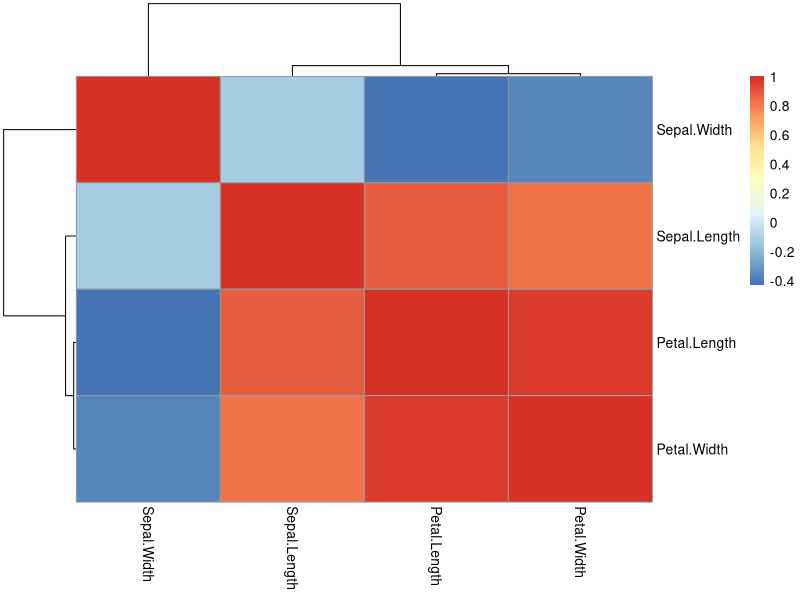
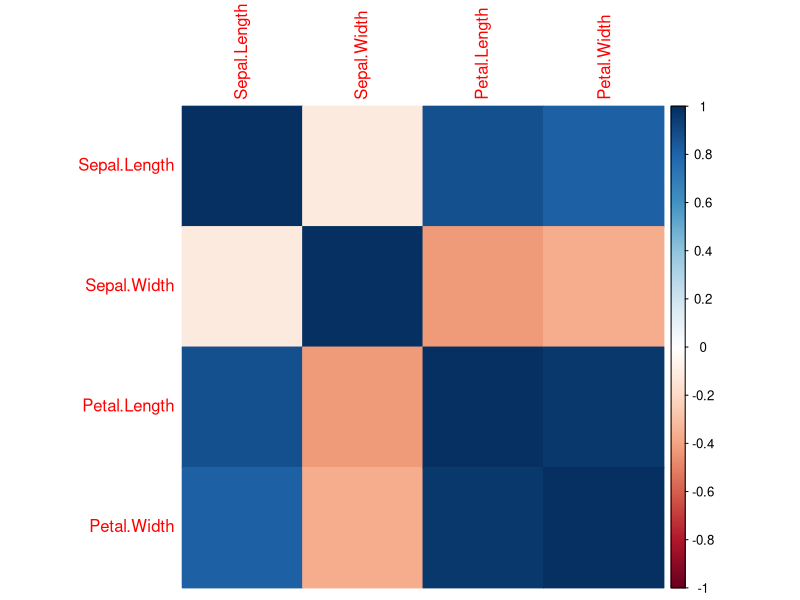
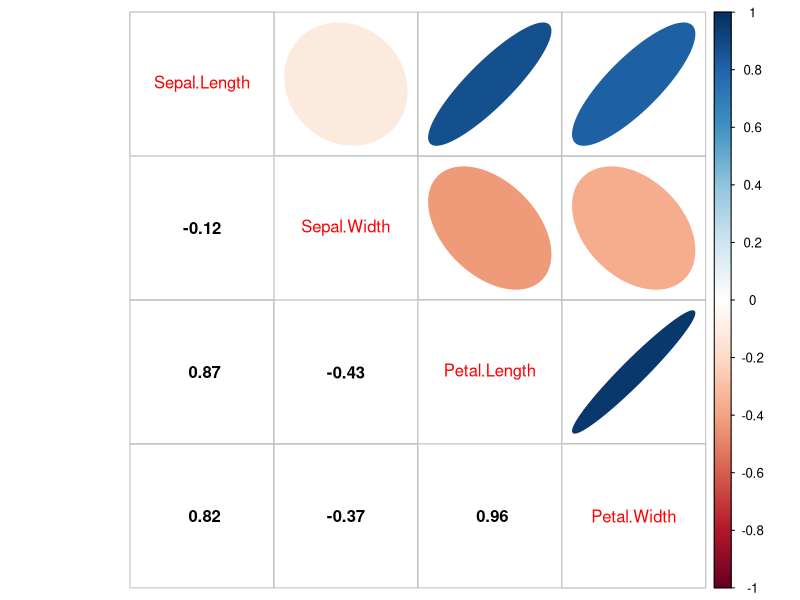
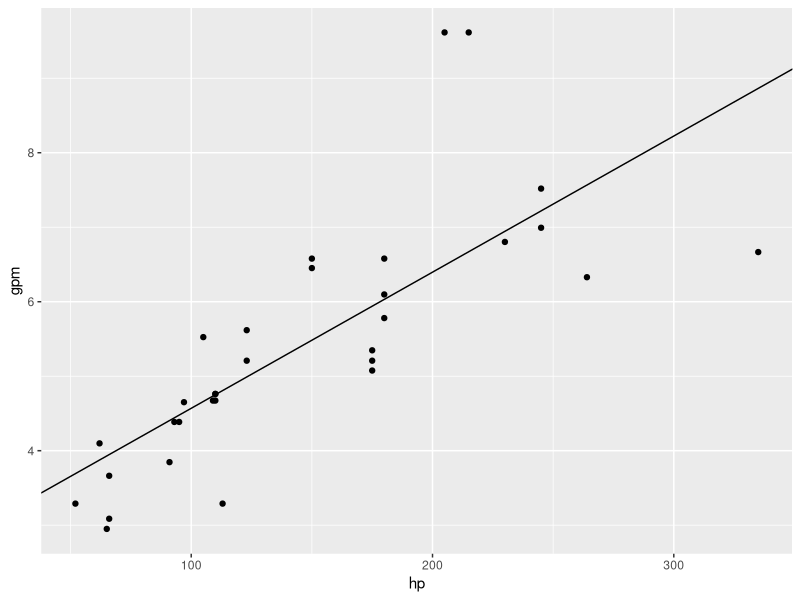
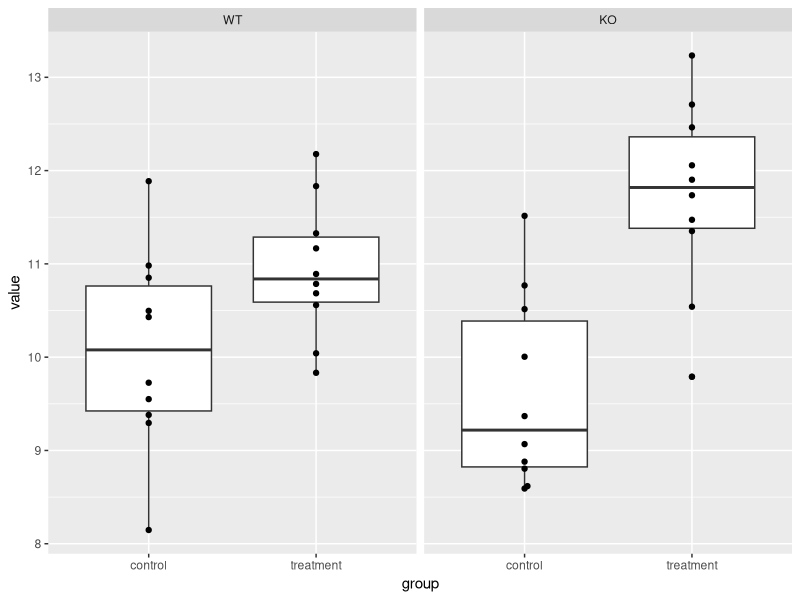
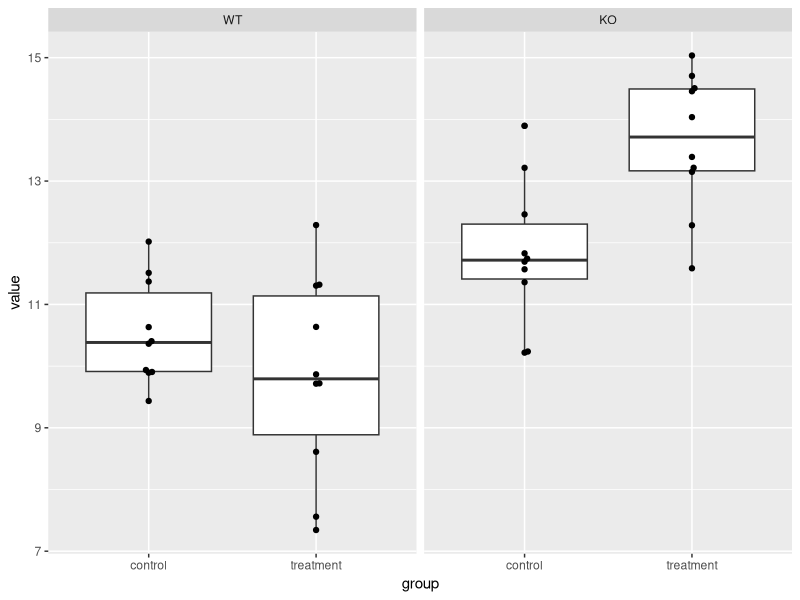
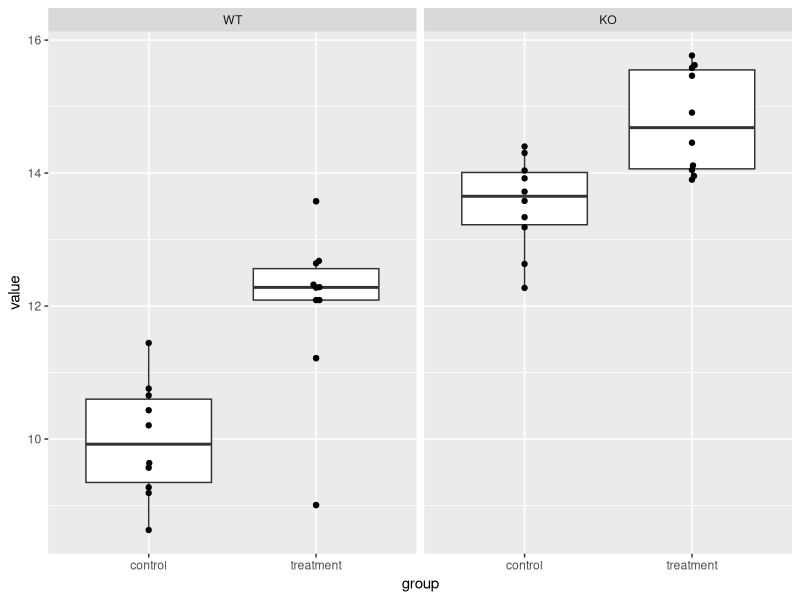
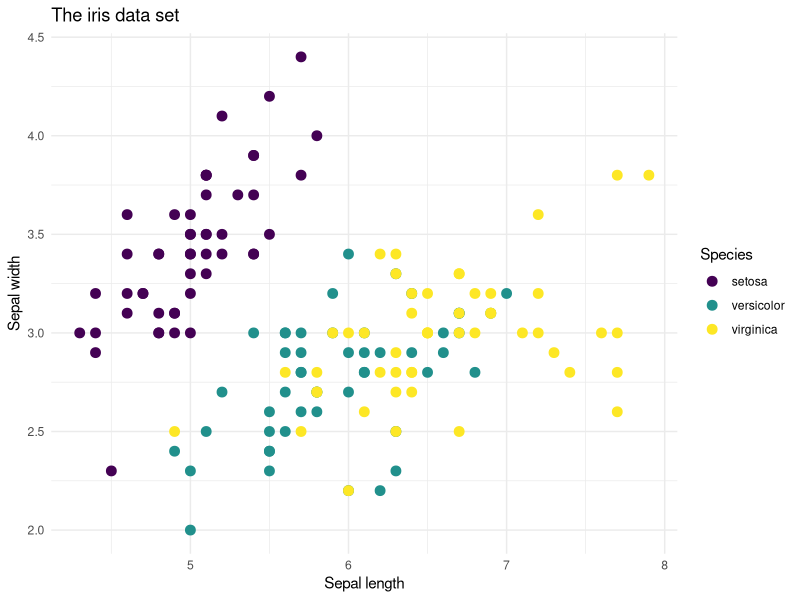

R code for these plots, in order:
## ---- chunk 1
set.seed(42)
options(width=80)
library(tidyverse)
library(ggplot2)
library(ggbeeswarm)
## ---- chunk 2
cor(iris$Sepal.Length, iris$Petal.Length)
cor.test(iris$Sepal.Length, iris$Petal.Length, method="spearman")
## ---- chunk 3
cor(iris[,1:4])
## ---- chunk 4
library(pheatmap)
M <- cor(iris[,1:4])
pheatmap(M, scale="none")
## ---- chunk 5
library(corrplot)
corrplot(M, method="color")
## ---- chunk 6
corrplot(M, method="ellipse", 
         type="upper", tl.pos="d")
corrplot(M, add = TRUE, type = 'lower', 
         method = 'number',
         col="black", diag = FALSE, 
         tl.pos = 'n', cl.pos = 'n')
## ---- chunk 7
library(tidyverse)
sv <- iris |> filter(Species != "setosa") |>
  mutate(Species=factor(Species))
pvals <- sapply(1:4, function(i) {
  t.test(sv[,i] ~ sv$Species)$p.value
})
names(pvals) <- colnames(sv)[1:4]
pvals
## ---- chunk 8
p.adjust(pvals, method="bonferroni")
p.adjust(pvals, method="BH")
## ---- chunk 9
mtcars$gpm <- 100/mtcars$mpg
model <- lm(gpm ~ hp, data=mtcars)
## ---- chunk 10
summary(model)
## ---- chunk 11
library(ggplot2)
a <- coefficients(model)[1]
b <- coefficients(model)[2]
ggplot(mtcars, aes(x = hp, y = gpm)) +
  geom_point() +
  geom_abline(intercept = a, slope = b)
## ---- chunk 12
model_0 <- lm(gpm ~ 0 + hp, data=mtcars)
summary(model_0)
## ---- chunk 13
model_2 <- lm(gpm ~ 0 + hp + wt, data=mtcars)
summary(model_2)
## ---- chunk 14
model_huge <- lm(gpm ~ 0 + hp + wt + qsec + drat + disp + cyl, data=mtcars)
summary(model_huge)
## ---- chunk 15
AIC(model_0)
AIC(model_2)
AIC(model_huge)
## ---- chunk 16
model_iris <- lm(Sepal.Length ~ Species, data=iris)
summary(model_iris)
## ---- chunk 17
anova(model_iris)
## ---- chunk 18
n <- 10
set.seed(58)
df1 <- data.frame(nn = 1:(n*4),
  strain = rep(c("WT", "KO"), each=2*n),
  group = rep(c("control", "treatment"), each = n)) |>
  mutate(strain = factor(strain, levels=c("WT", "KO"))) |>
  mutate(value = 
    c(rnorm(n, mean=10, sd=1),
      rnorm(n, mean=11.2, sd=1),
      rnorm(n, mean=10, sd=1),
      rnorm(n, mean=12, sd=1)))
ko <- df1 |> filter(strain == "KO")
wt <- df1 |> filter(strain == "WT")
with(wt, t.test(value ~ group))$p.value
with(ko, t.test(value ~ group))$p.value
## ---- chunk 19
ggplot(df1, aes(x = group, y = value)) +
  geom_boxplot() +
  geom_beeswarm() +
  facet_wrap(~ strain)
## ---- chunk 20
set.seed(42)
## ---- chunk 21
dfi <- data.frame(nn = 1:(n*4),
  strain = rep(c("WT", "KO"), each=2*n),
  group = rep(c("control", "treatment"), each = n)) |>
  mutate(strain = factor(strain, levels=c("WT", "KO"))) |>
  mutate(value = 
    c(rnorm(n, mean=10, sd=1),
      rnorm(n, mean=10, sd=1),
      rnorm(n, mean=12, sd=1),
      rnorm(n, mean=14, sd=1)))
ggplot(dfi, aes(x = group, y = value)) +
  geom_boxplot() +
  geom_beeswarm() +
  facet_wrap(~ strain)
## ---- chunk 22
model1 <- lm(value ~ strain * group, data=dfi)
anova(model1)
## ---- chunk 23
dfni <- data.frame(nn = 1:(n*4),
  strain = rep(c("WT", "KO"), each=2*n),
  group = rep(c("control", "treatment"), each = n)) |>
  mutate(strain = factor(strain, levels=c("WT", "KO"))) |>
  mutate(value = 
    c(rnorm(n, mean=10, sd=1),
      rnorm(n, mean=12, sd=1),
      rnorm(n, mean=13, sd=1),
      rnorm(n, mean=15, sd=1)))
ggplot(dfni, aes(x = group, y = value)) +
  geom_boxplot() +
  geom_beeswarm() +
  facet_wrap(~ strain)
## ---- chunk 24
model2 <- lm(value ~ strain * group, data=dfni)
anova(model2)
## ---- chunk 25
ggplot(iris, aes(x = Sepal.Length, y = Sepal.Width, color = Species)) +
  geom_point(size=3) +
  scale_color_viridis_d() +
  labs(x = "Sepal length", y = "Sepal width", 
       title = "The iris data set") +
  theme_minimal()
## ---- chunk 26
ggplot(iris, aes(x = Sepal.Length, y = Sepal.Width, color = Species)) +
  geom_point(size=3) +
  scale_color_viridis_d() +
  labs(x = "Sepal length", y = "Sepal width", 
       title = "The iris data set") +
  theme_minimal()
## ---- chunk 27
n <- 250
x <- rnorm(n, mean=20, sd=1)
y <- rbeta(n, 2, 22) * 20  + 18.65
## ---- chunk 28
df <- data.frame(value=c(mean(x), mean(y)), 
                 group=c("x", "y"),
                 sd=c(sd(x)/sqrt(n), sd(y)/sqrt(n)))
ggplot(df, aes(x=group, y=value)) + 
  geom_errorbar(aes(ymin = value - sd, ymax = value + sd), width = 0.2) +
  geom_bar(stat="identity", width=0.5, fill = "skyblue") +
  labs(x="Group", y="Value") +
  coord_cartesian(ylim = c(19.5, 20.5))
## ---- chunk 29
library(cowplot)
df <- data.frame(values = c(x, y), 
                 group = c(rep("x", n), rep("y", n)))
p1 <- ggplot(df, aes(x=group, y=values)) +
  geom_boxplot() +
  labs(x="Group", y="Value")

# violin plot
p2 <- ggplot(df, aes(x=group, y=values)) +
  geom_violin() +
  geom_boxplot(width=0.1) +
  labs(x="Group", y="Value")

# plot_grid puts the different plots together 
# ncol=2 -> two columns
# labels=... -> labels for the plots
plot_grid(p1, p2, ncol=2, labels=c("A", "B"))
